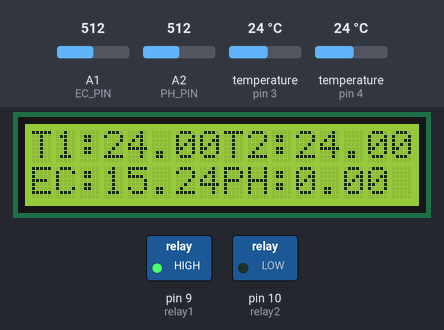
The sketch below on a simulated Arduino Uno, built with avr-gcc and run on an emulated ATmega328P. On the bench: 16×2 character LCD, switched loads named in the sketch (green lamp = pin HIGH). Inputs (shaded band) come from the test bench; at power-on: A1 (EC_PIN) = 512, A2 (PH_PIN) = 512, temperature (sensors on pin 3, pin 4) 24 °C. What the sketch prints to the serial monitor is not drawn.

Above: at 1.2 s.
1.3 s: A1 (EC_PIN) set to 716
At 3.4 s:
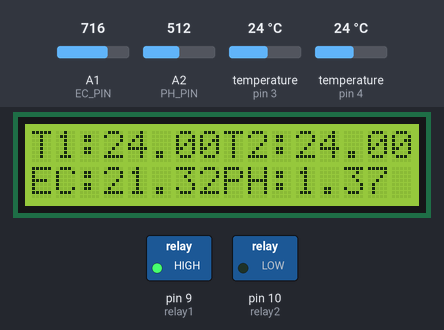
3.7 s: A2 (PH_PIN) set to 716
At 5.4 s:
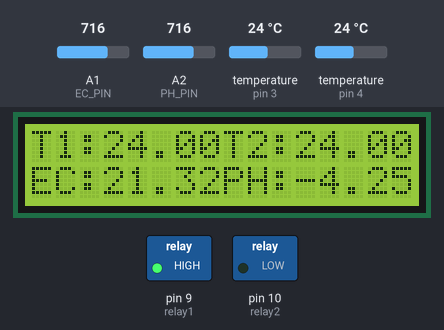
6.3 s: temperature (sensor on pin 3) set to 12 °C
At 7.3 s:
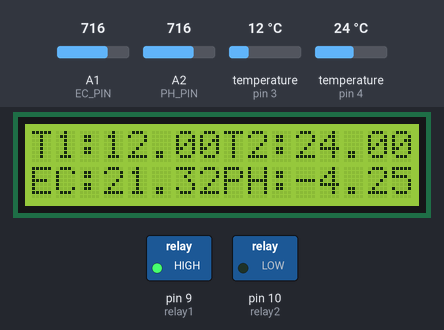
8.2 s: temperature (sensor on pin 4) set to 12 °C
At 9.2 s:
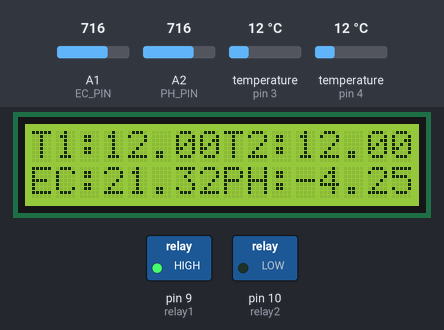
10.1 s: A1 (EC_PIN) set to 992
At 12.4 s:
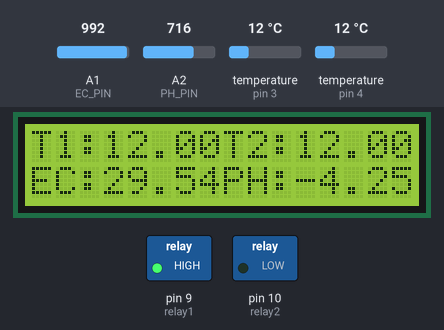
12.7 s: A2 (PH_PIN) set to 992
At 14.4 s:
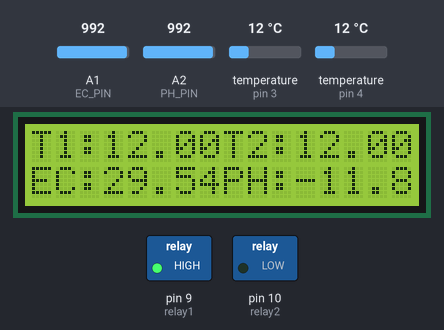
Timing chart, 0 to 15.9 s (numbered marks = the images above; inputs shaded):
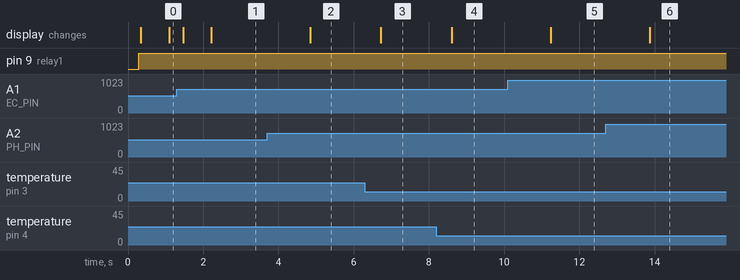

The sketch:

DFRobot_EC_pH_temp.ino.ino
```cpp
#include "DFRobot_EC.h"
#include "DFRobot_PH.h"
#include <EEPROM.h>
#include <OneWire.h>
#include <LiquidCrystal_I2C.h>


#define EC_PIN A1
#define PH_PIN A2
int DS18S20_Pin = 3;                              //온도센서를 2번 핀으로 연결
int DS18S20_Pin_4 = 4;

float evoltage,ecValue,etemperature = 25;
float pvoltage,phValue,ptemperature = 25;

DFRobot_EC ec;
DFRobot_PH ph;

OneWire ds(DS18S20_Pin);                          //3번 핀과 연결되 OneWire 객체 생성
OneWire ds2(DS18S20_Pin_4);

LiquidCrystal_I2C lcd(0x27,16,2); // LCD주소: 0x27 또는 0x3F
int relay1 = 9;
int relay2 = 10;

float TemperatureSum1,TemperatureSum2;

void setup_lcd(){
  lcd.begin();
  //lcd.init();
  lcd.backlight();
  lcd.setCursor(2,0);
  lcd.clear();
}

void setup_relay(){
   pinMode (relay1, OUTPUT);
   pinMode (relay2, OUTPUT);
}

void setup()
{
  Serial.begin(115200);
  setup_lcd();
  ec.begin();
  ph.begin();
  setup_relay();
}

void loop()
{
  getEc();
  delay(100);
  getPh();
  delay(100);
  getTemp1();
  getTemp2();
  lcd_display();
  delay(100);
}

//출수 온도 측정 후 반환하는 함수 & 릴레이를 통해 펠티어 제어
void getTemp1(){
 byte data[12];
 byte addr[8];
 if ( !ds.search(addr)) {
   ds.reset_search();
   return -1000;
 }
 if ( OneWire::crc8( addr, 7) != addr[7]) {
   Serial.println("CRC is not valid!");
   return -1000;
 }
 if ( addr[0] != 0x10 && addr[0] != 0x28) {
   Serial.print("Device is not recognized");
   return -1000;
 }
 ds.reset();
 ds.select(addr);
 ds.write(0x44,1);
 byte present = ds.reset();
 ds.select(addr);
 ds.write(0xBE);

 for (int i = 0; i < 9; i++) {
  data[i] = ds.read();
 }

 ds.reset_search();
 byte MSB = data[1];
 byte LSB = data[0];
 float tempRead = ((MSB << 8) | LSB);
 TemperatureSum1 = tempRead / 16;

 //펠티어 제어
 int TemperatureSum = (int) TemperatureSum1;
 if(TemperatureSum >= 20){
  digitalWrite (relay1, HIGH);
  digitalWrite (relay1, HIGH);
 }else if(TemperatureSum <= 18){
  digitalWrite (relay2, LOW);
  digitalWrite (relay2, LOW);
 }

}

//입수 온도 측정 후 반환하는 함수
void getTemp2(){
 byte data[12];
 byte addr[8];

 if ( !ds2.search(addr)) {
   ds2.reset_search();
   return -1000;
 }
 if ( OneWire::crc8( addr, 7) != addr[7]) {
   Serial.println("CRC is not valid!");
   return -1000;
 }
 if ( addr[0] != 0x10 && addr[0] != 0x28) {
   Serial.print("Device is not recognized");
   return -1000;
 }
 ds2.reset();
 ds2.select(addr);
 ds2.write(0x44,1);
 byte present = ds2.reset();
 ds2.select(addr);
 ds2.write(0xBE);

 for (int i = 0; i < 9; i++) {
  data[i] = ds2.read();
 }

 ds2.reset_search();
 byte MSB = data[1];
 byte LSB = data[0];
 float tempRead = ((MSB << 8) | LSB);
 TemperatureSum2 = tempRead / 16;
}

float getEc(){
  static unsigned long timepoint = millis();
    if(millis()-timepoint>1000U)  //time interval: 1s
    {
      timepoint = millis();
      evoltage = analogRead(EC_PIN)/1024.0*5000;   // read the evoltage
      //temperature = readTemperature();          // read your temperature sensor to execute temperature compensation
      ecValue =  ec.readEC(evoltage,etemperature);  // convert evoltage to EC with temperature compensation
      Serial.print("etemperature:");
      Serial.print(etemperature,1);
      Serial.print("^C  EC:");
      Serial.print(ecValue,2);
      Serial.println("ms/cm");
    }
    ec.calibration(evoltage,etemperature);          // calibration process by Serail CMD
    return ecValue;
}

float getPh(){
      static unsigned long timepoint = millis();
    if(millis()-timepoint>1000U){                  //time interval: 1s
        timepoint = millis();
        //temperature = readTemperature();         // read your temperature sensor to execute temperature compensation
       pvoltage = analogRead(PH_PIN)/1024.0*5000;  // read the voltage
        phValue = ph.readPH(pvoltage,ptemperature);  // convert voltage to pH with temperature compensation
        Serial.print("ptemperature:");
        Serial.print(ptemperature,1);
        Serial.print("^C  pH:");
        Serial.println(phValue,2);
    }
    ph.calibration(pvoltage,ptemperature);           // calibration process by Serail CMD
    return phValue;
}

void lcd_display(){

  lcd.setCursor(0,0); // LCD Cursor 원점
  lcd.print("T1:"); // LCD에 "temp" 표시
  lcd.print(TemperatureSum1); // 온도값 LCD로 출력
  lcd.print("T2:"); // LCD에 "temp" 표시
  lcd.print(TemperatureSum2); // 온도값 LCD로 출력

  lcd.setCursor(0,1); // LCD Cursor 원점
  lcd.print("EC:"); // LCD에 "temp" 표시
  lcd.print(getEc()); // 온도값 LCD로 출력
  lcd.print("PH:"); // LCD에 "temp" 표시
  lcd.print(getPh()); // 온도값 LCD로 출력
}

float readTemperature()
{
  //add your code here to get the temperature from your temperature sensor
}
```

Measured:
- after the input at 1.3 s, the display: first differs from a run without the input after 0.92 s (image 1)
- after the input at 3.7 s, the display: changes after 1.1 s (image 2)
- after the input at 6.3 s, the display: changes after 0.42 s (image 3)
- after the input at 8.2 s, the display: changes after 0.40 s (image 4)
- after the input at 10.1 s, the display: changes after 1.1 s (image 5)
- after the input at 12.7 s, the display: changes after 1.2 s (image 6)
